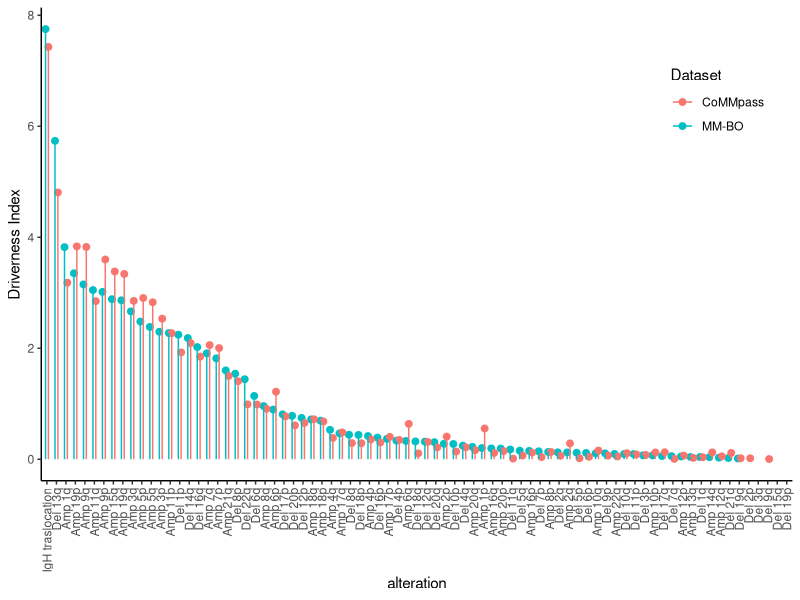
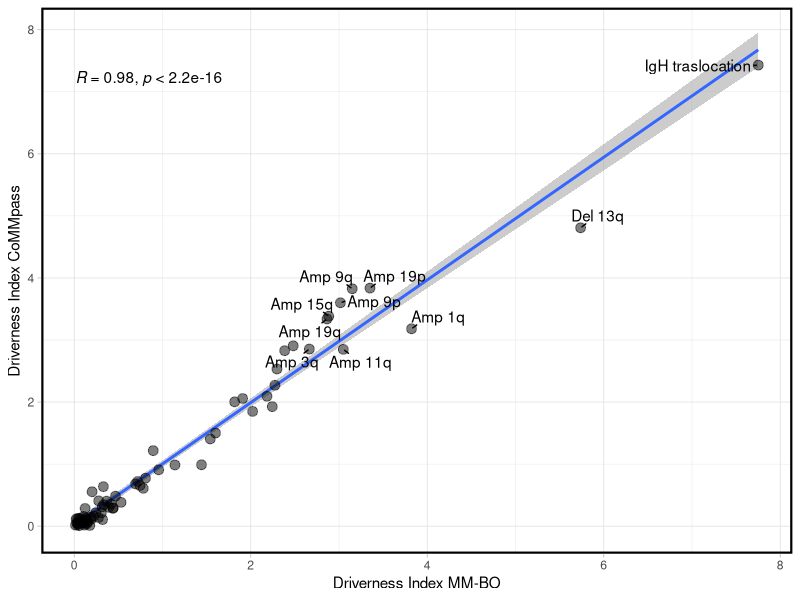
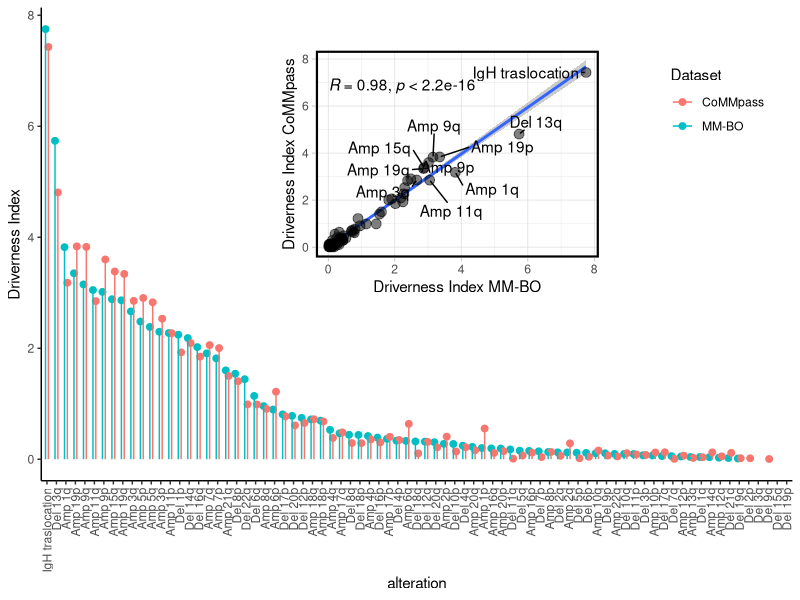
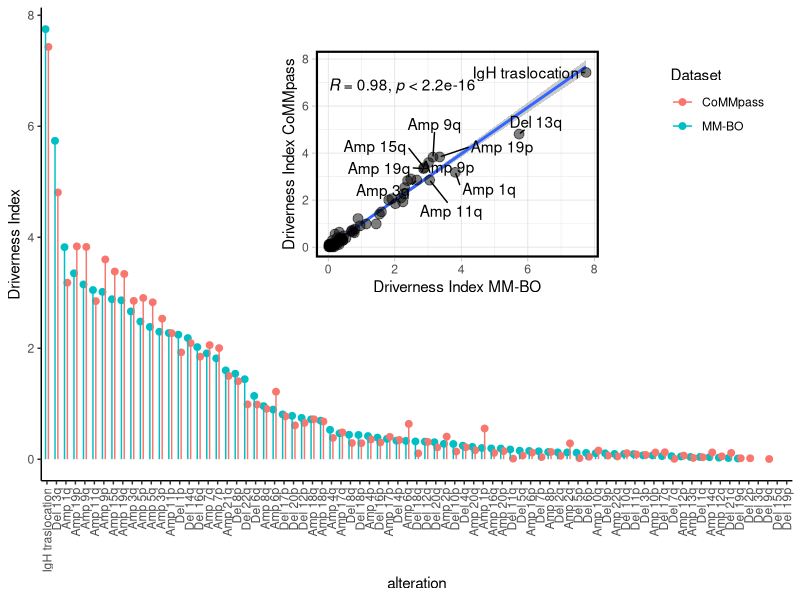

Reproduce these figures in R, in order.
library(tidyverse)

ai_bolo <- data.table::fread("workfiles/DrivernessIndex_table_BO.txt")
ai_comm <- data.table::fread("workfiles/DrivernessIndex_table_CoMMpass.txt")

ai_bolo$alteration %>% sort == ai_comm$alteration %>% sort

# ai_comm$alteration <- recode(ai_comm$alteration, 
#        SeqWGS_WHSC1_CALL ="t_4_14", 
#        SeqWGS_CCND1_CALL="t_11_14",
#        SeqWGS_CCND3_CALL="t_6_14",
#        SeqWGS_MAF_CALL="t_14_16",
#        SeqWGS_MAFB_CALL="t_14_20",)

# ai_comm <- ai_comm %>% filter(!grepl("Seq",ai_comm$alteration))

merge <- left_join(ai_bolo, ai_comm, by = c("alteration"), suffix = c(".Bolo", ".CoMM"),) %>% 
  arrange(desc(Driverness_Index.Bolo))


merge$alteration <- merge$alteration %>% str_remove("maj_call_|maj_broad_") %>% str_replace_all("_", " ") %>% str_remove("chr ") %>% str_replace_all("DEL", "Del") %>% str_replace_all("AMP", "Amp")

merge$alteration <- factor(merge$alteration, levels = merge$alteration, ordered = T)

merge$alteration[order(merge$Driverness_Index.Bolo)]


gg1 <- merge %>% ggplot(aes(alteration, Driverness_Index.Bolo)) +
  geom_point(aes(color="MM-BO"), position = position_nudge(x = -0.15), size=2) +
  geom_point(aes(x=alteration,y=Driverness_Index.CoMM, color="CoMMpass"), size=2, position = position_nudge(x = 0.15)) +
  geom_segment(aes(x=alteration, xend=alteration, y=0, yend=Driverness_Index.Bolo, color="MM-BO"), position = position_nudge(x = -0.15))+
  geom_segment(aes(x=alteration, xend=alteration, y=0, yend=Driverness_Index.CoMM, color="CoMMpass"), position = position_nudge(x = 0.15))+
  ylab("Driverness Index") +
  theme_classic() +
  theme(axis.text.x = element_text(angle = 90, vjust = 0.5, hjust=1),
        legend.position = c(0.9, 0.8))+
  guides(color=guide_legend(title="Dataset"))

gg1


gg2 <- merge %>% ggplot(aes(Driverness_Index.Bolo, Driverness_Index.CoMM)) + 
  theme_light() +
  geom_smooth(method = "lm", alpha= 0.5) +
  geom_point(fill="black", colour="black", shape=21, size=3, alpha=0.5) + 
  ggpubr::stat_cor() +
  xlab(label = "Driverness Index MM-BO") +
  ylab("Driverness Index CoMMpass") +
  ggrepel::geom_text_repel(data = merge %>% filter(Driverness_Index.Bolo>2.6 & Driverness_Index.CoMM >2.6),
                            aes(label=alteration), force = 1, min.segment.length=0, max.overlaps = 100) +
    theme(legend.position="none", 
          panel.border = element_rect(color = "black",
                                      fill = NA,
                                      size = 1.5))
  
gg2



gg1 + annotation_custom(ggplotGrob(gg2), xmin = 25, xmax = 60, 
                       ymin = 2.8, ymax = 7.5)

dir.create("plots/Driverness_index/", showWarnings = F, recursive = T)

ggsave("plots/Driverness_index/Driverness_index_def.pdf", 
       device = "pdf", width = 12, height = 8)
